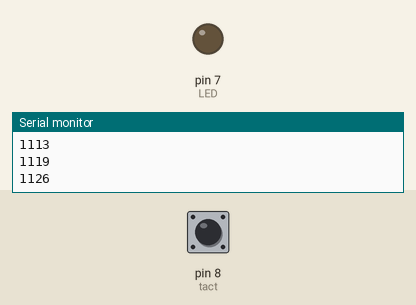
Recording of a sketch running on a simulated Arduino Uno, built with avr-gcc and run on an emulated ATmega328P. Parts: output pins drawn as LEDs (lit = HIGH), the last lines printed to the serial monitor. Dashed ring = blinking. Inputs (shaded band) come from the test bench; at power-on: pin 8 (tact) LOW.

Above: at 1.2 s.
1.3 s: pin 8 (tact) pulsed HIGH 5 times (0.12 s each, 0.3 s apart)
At 1.57 s:
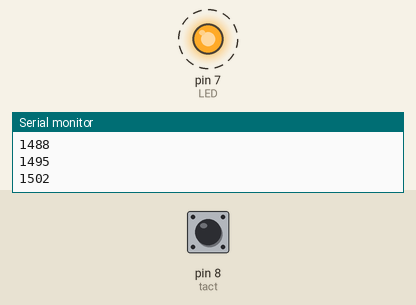
At 3.5 s:
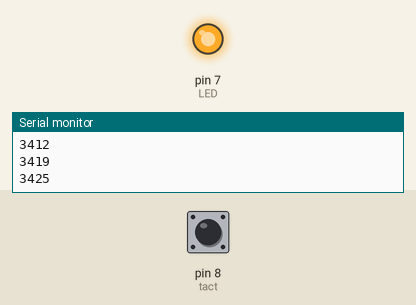
Timing chart, 0 to 5.0 s (numbered marks = the images above; inputs shaded):
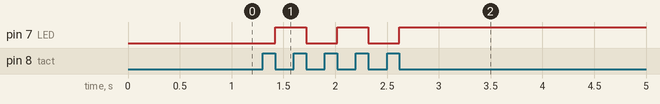

The sketch:

tact_alternate.ino
```cpp
int tact = 8;
int LED = 7;

void setup() {
 pinMode(tact, INPUT);
 pinMode(LED, OUTPUT);
 Serial.begin(9600);
}

boolean switching = 0;
unsigned long currentMillis = 0; //curent→現在の　millis→ミリ秒(s→second)
unsigned long preMil_switch = 0; //pre→前の

void loop() {
  currentMillis = millis(); //ミリ秒カウント
  Serial.println(currentMillis);

  if(currentMillis - preMil_switch >= 10){ //チャタリング防止
  if(digitalRead(tact) == 1){
   while(digitalRead(tact) == 1){
   }
   switching = !switching;
   digitalWrite(LED, switching);
   }
   preMil_switch = currentMillis;
  }
}
```

Measured:
- after the input at 1.3 s, pin 7 (LED): alternates HIGH for 0.30 s and LOW for 0.30 s, 5 changes in all, then stays HIGH, starting after 0.12 s
